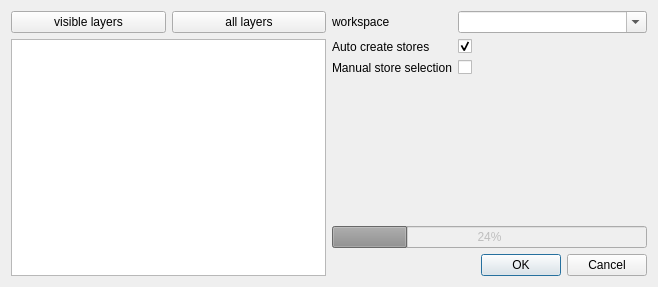
<?xml version="1.0" encoding="UTF-8"?>
<ui version="4.0">
 <class>Dialog</class>
 <widget class="QDialog" name="Dialog">
  <property name="geometry">
   <rect>
    <x>0</x>
    <y>0</y>
    <width>658</width>
    <height>287</height>
   </rect>
  </property>
  <property name="windowTitle">
   <string>Dialog</string>
  </property>
  <layout class="QHBoxLayout" name="horizontalLayout">
   <item>
    <layout class="QVBoxLayout" name="verticalLayout">
     <item>
      <layout class="QHBoxLayout" name="horizontalLayout_2">
       <item>
        <widget class="QPushButton" name="selectVisibleButton">
         <property name="text">
          <string>visible layers</string>
         </property>
        </widget>
       </item>
       <item>
        <widget class="QPushButton" name="selectAllButton">
         <property name="text">
          <string>all layers</string>
         </property>
        </widget>
       </item>
      </layout>
     </item>
     <item>
      <widget class="QListWidget" name="layerList">
       <property name="selectionMode">
        <enum>QAbstractItemView::NoSelection</enum>
       </property>
      </widget>
     </item>
    </layout>
   </item>
   <item>
    <layout class="QVBoxLayout" name="verticalLayout_2">
     <item>
      <layout class="QFormLayout" name="formLayout">
       <property name="fieldGrowthPolicy">
        <enum>QFormLayout::AllNonFixedFieldsGrow</enum>
       </property>
       <item row="1" column="0">
        <widget class="QLabel" name="reUseCreatedStoresLabel">
         <property name="text">
          <string>Auto create stores</string>
         </property>
        </widget>
       </item>
       <item row="1" column="1">
        <widget class="QCheckBox" name="reUseCreatedStoresCheckBox">
         <property name="checked">
          <bool>true</bool>
         </property>
        </widget>
       </item>
       <item row="2" column="0">
        <widget class="QLabel" name="askBeforeChoosingStoresLabel">
         <property name="text">
          <string>Manual store selection</string>
         </property>
        </widget>
       </item>
       <item row="2" column="1">
        <widget class="QCheckBox" name="askBeforeChoosingStoresCheckBox"/>
       </item>
       <item row="0" column="0">
        <widget class="QLabel" name="workspaceLabel">
         <property name="text">
          <string>workspace</string>
         </property>
        </widget>
       </item>
       <item row="0" column="1">
        <widget class="QComboBox" name="workspaceComboBox">
         <property name="editable">
          <bool>true</bool>
         </property>
        </widget>
       </item>
      </layout>
     </item>
     <item>
      <widget class="QProgressBar" name="progressBar">
       <property name="enabled">
        <bool>false</bool>
       </property>
       <property name="value">
        <number>24</number>
       </property>
       <property name="format">
        <string>%p%</string>
       </property>
      </widget>
     </item>
     <item>
      <widget class="QDialogButtonBox" name="buttonBox">
       <property name="standardButtons">
        <set>QDialogButtonBox::Cancel|QDialogButtonBox::Ok</set>
       </property>
      </widget>
     </item>
    </layout>
   </item>
  </layout>
 </widget>
 <resources/>
 <connections/>
</ui>
